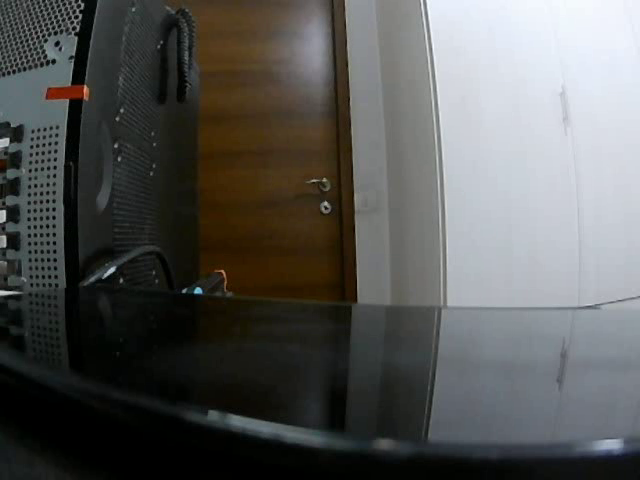
#> input picture frame 3 of test 1/output.avi, 640 x 480 px, given in place of the camera
$ python TutorialVideos.py
#> lines starting #> are read from the running program, lines starting #| are printed output that depends on the picture
import cv2
import datetime


def nothing(x):
    print(x)

# this def print indromaisah about the camara
def infrocam(cap):
    print('infro from camara:')
    print('the HEIGHT ', cap.get(cv2.CAP_PROP_FRAME_HEIGHT))
    print('the WIDTH ', cap.get(cv2.CAP_PROP_FRAME_WIDTH))
    print("fps ", cap.get(cv2.CAP_PROP_FPS))
    print("camara open? ", cap.isOpened())


cap = cv2.VideoCapture(0)
fourcc = cv2.VideoWriter_fourcc(*'XVID')
out = cv2.VideoWriter('output.avi', fourcc, 30.0, (640, 480))
font = cv2.FONT_HERSHEY_COMPLEX_SMALL

cv2.namedWindow('frame')

cv2.createTrackbar('HEIGHT', 'frame', 480, 1980, nothing)
cv2.createTrackbar('WIDTH', 'frame', 640, 1060, nothing)
switch = 'color/gray'
cv2.createTrackbar(switch, 'frame', 0, 1, nothing)
#> slider 'color/gray' is set to 1


# print indromaisah about the camara
infrocam(cap)

while cap.isOpened():
    ret, frame = cap.read()
#> frame is the input picture: shape (480, 640, 3); mean B, G, R 86.1, 88.1, 87.5

    if ret:
        out.write(frame)

        datet = str(datetime.datetime.now().strftime("%Y-%m-%d %H:%M:%S"))
        text = 'width: ' + str(cap.get(3)) + ' Height: ' + str(cap.get(4)) + ' Frame: ' + str(cap.get(5))

        frame = cv2.putText(frame, datet, (0, 20), font, 0.7, (0, 0, 255), 1, cv2.LINE_AA)
        frame = cv2.putText(frame, text, (0, 40), font, 0.7, (0, 0, 255), 1, cv2.LINE_AA)
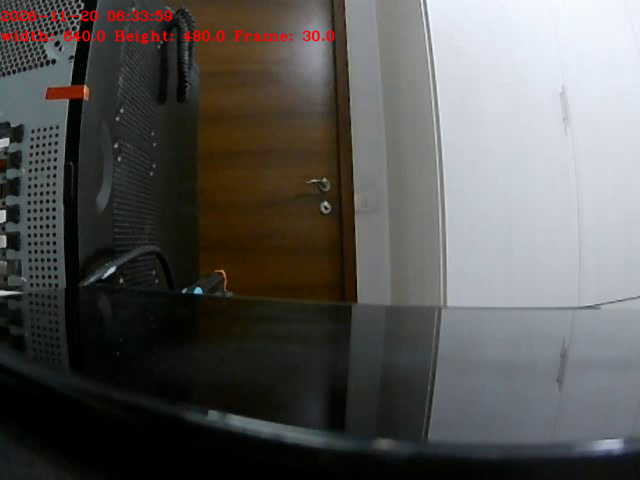
#> frame: shape (480, 640, 3); mean B, G, R 85.8, 87.7, 88.6

        height = cv2.getTrackbarPos('HEIGHT', 'frame')
        width = cv2.getTrackbarPos('WIDTH', 'frame')
        s = cv2.getTrackbarPos(switch, 'frame')

        #cap.set(cv2.CAP_PROP_FRAME_HEIGHT, height)
        #cap.set(cv2.CAP_PROP_FRAME_WIDTH, width)

        if s == 0:
            pass
        else:
            frame = cv2.cvtColor(frame, cv2.COLOR_BGR2GRAY)
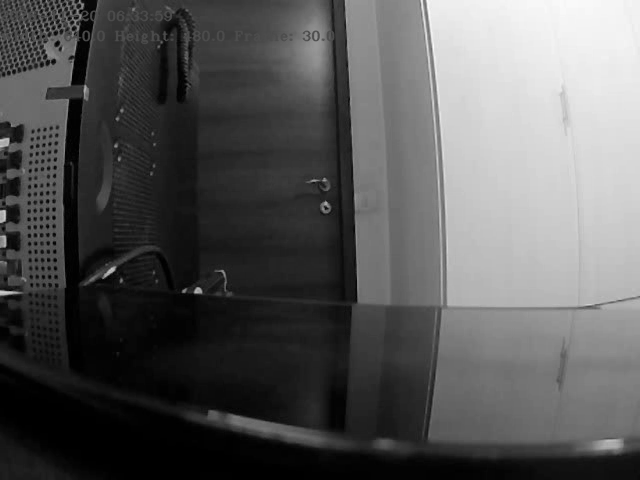
#> frame: shape (480, 640); min 0, max 252, mean 87.7


        cv2.imshow('frame', frame)

        if cv2.waitKey(1) & 0xFF == ord('q'):
#> (key q is pressed here)
            break
    else:
        break

cap.release()
out.release()
cv2.destroyAllWindows()

$ run again, starting later in the video
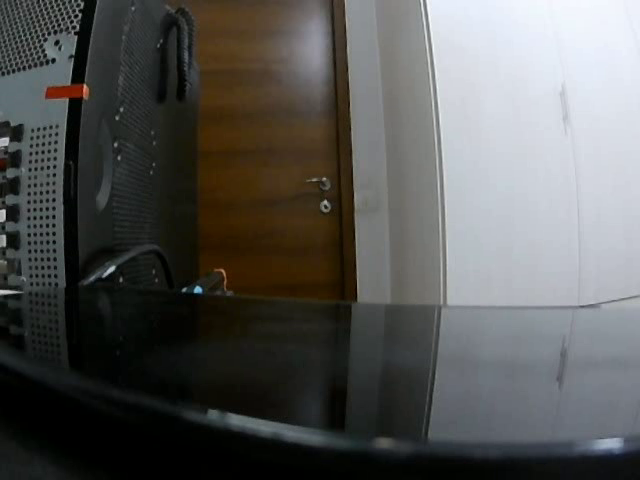
#> input picture frame 15 of test 1/output.avi, 640 x 480 px, given in place of the camera
#> frame is the input picture: shape (480, 640, 3); mean B, G, R 85.6, 87.6, 87.4
#> `frame = cv2.putText(frame, text, (0, 40), font, 0.7, (0, 0, 255), 1, c..`:
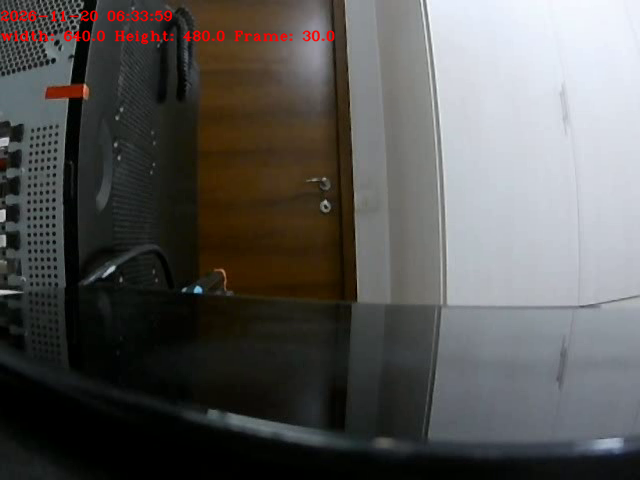
#> frame: shape (480, 640, 3); mean B, G, R 85.3, 87.2, 88.5
#> `frame = cv2.cvtColor(frame, cv2.COLOR_BGR2GRAY)`:
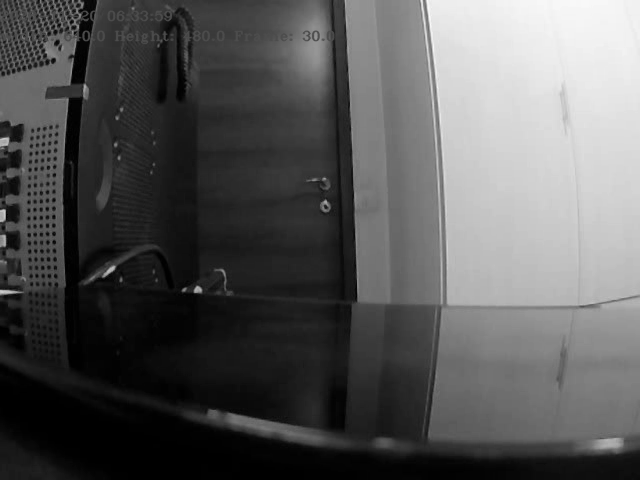
#> frame: shape (480, 640); min 0, max 254, mean 87.3

$ run again, starting later in the video
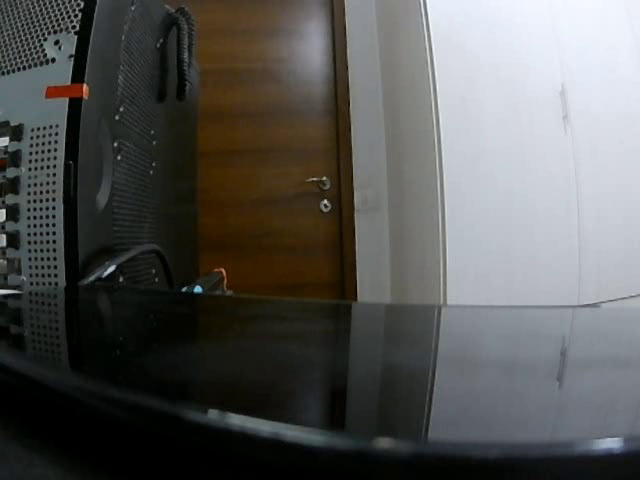
#> input picture frame 28 of test 1/output.avi, 640 x 480 px, given in place of the camera
#> frame is the input picture: shape (480, 640, 3); mean B, G, R 85.5, 87.6, 87.2
#> `frame = cv2.putText(frame, text, (0, 40), font, 0.7, (0, 0, 255), 1, c..`:
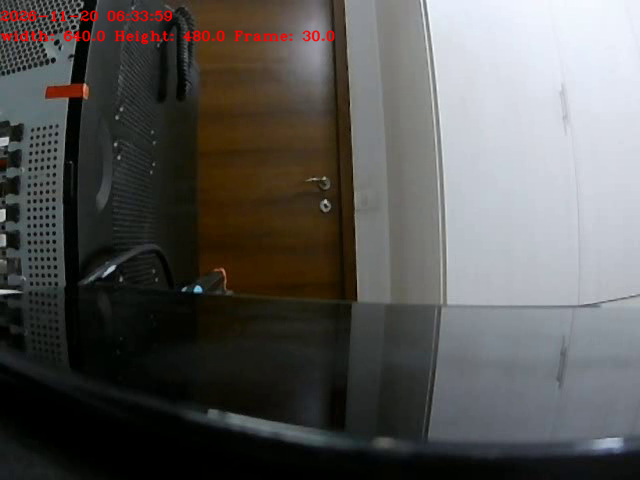
#> frame: shape (480, 640, 3); mean B, G, R 85.1, 87.2, 88.3
#> `frame = cv2.cvtColor(frame, cv2.COLOR_BGR2GRAY)`:
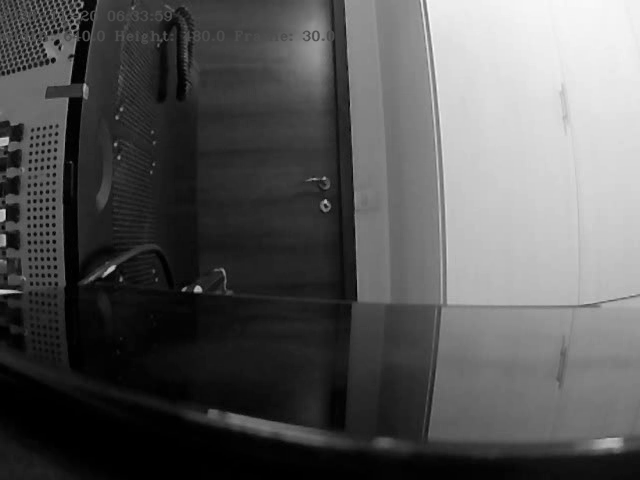
#> frame: shape (480, 640); min 0, max 251, mean 87.2
